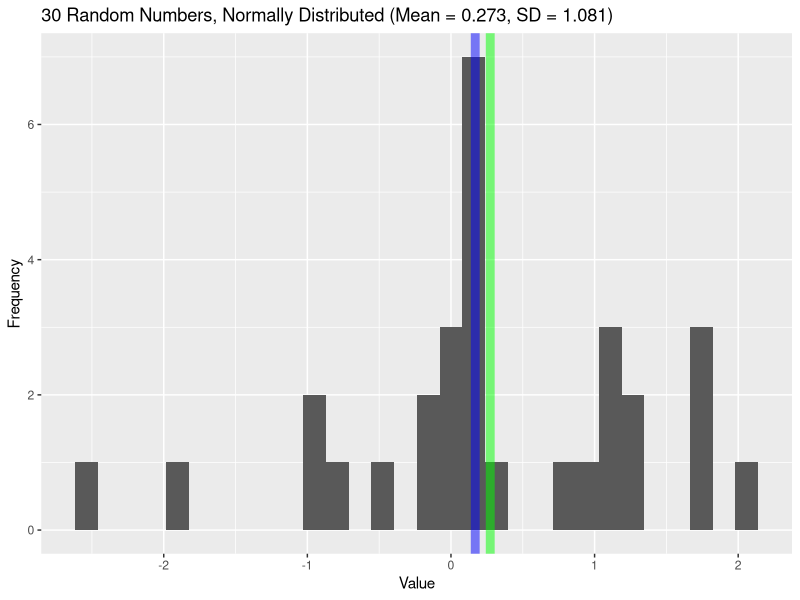
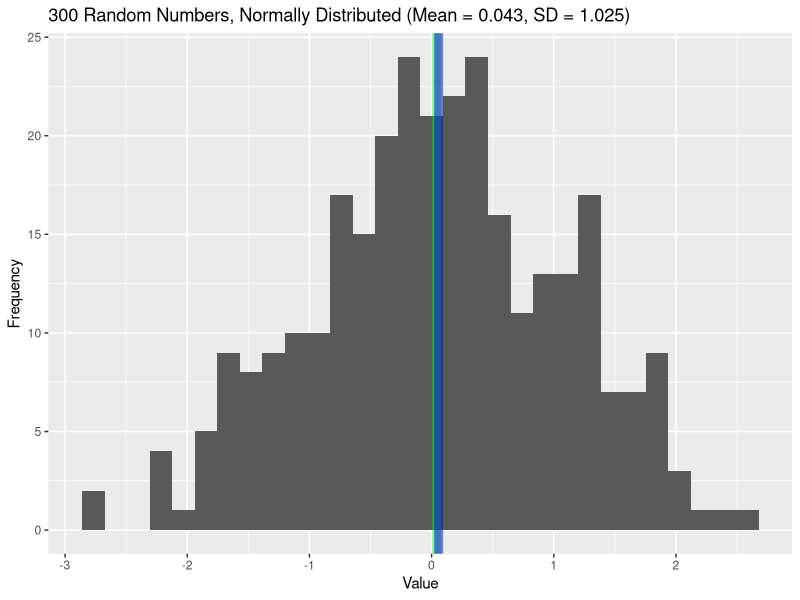
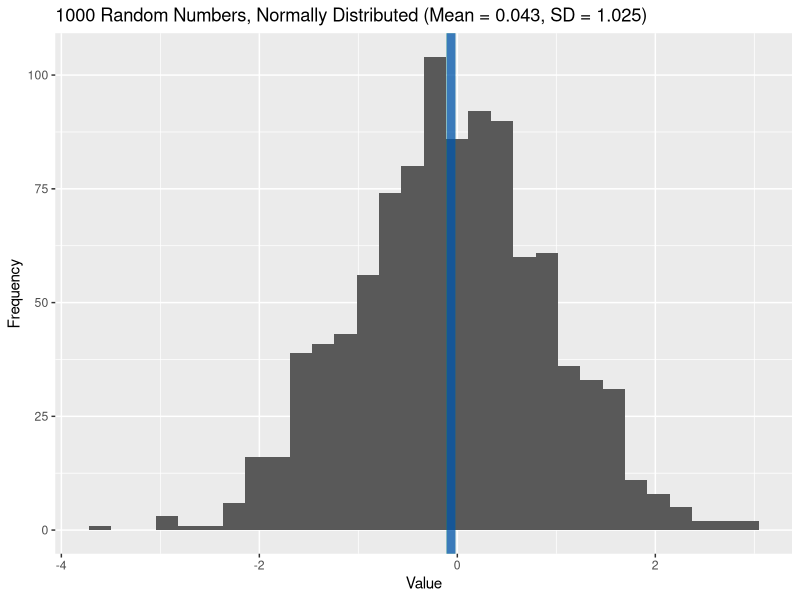
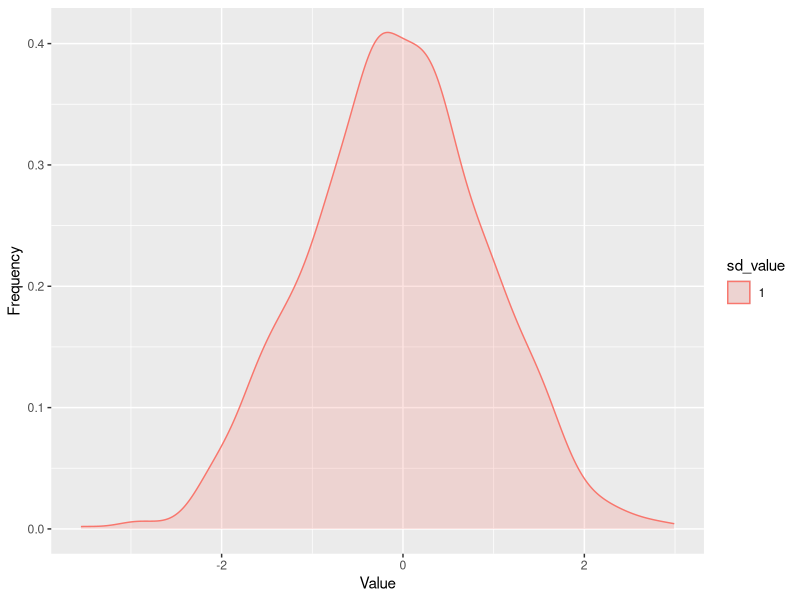
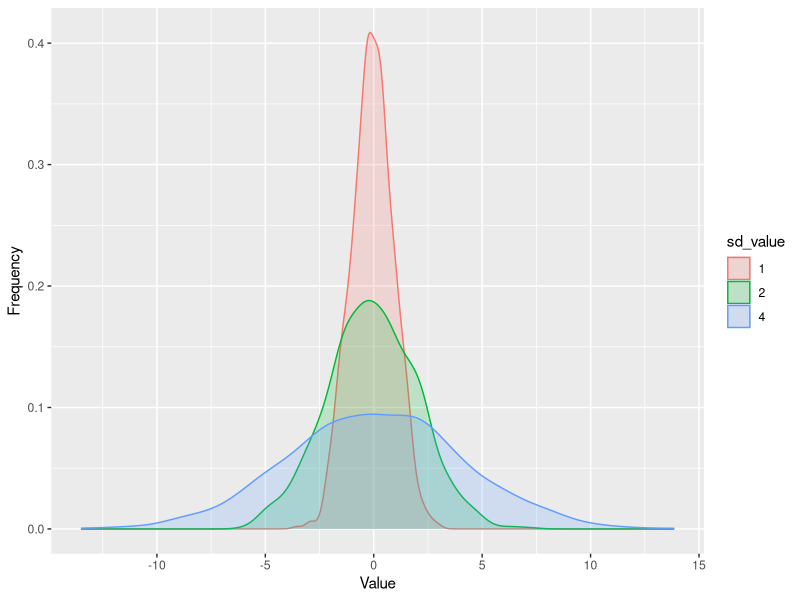
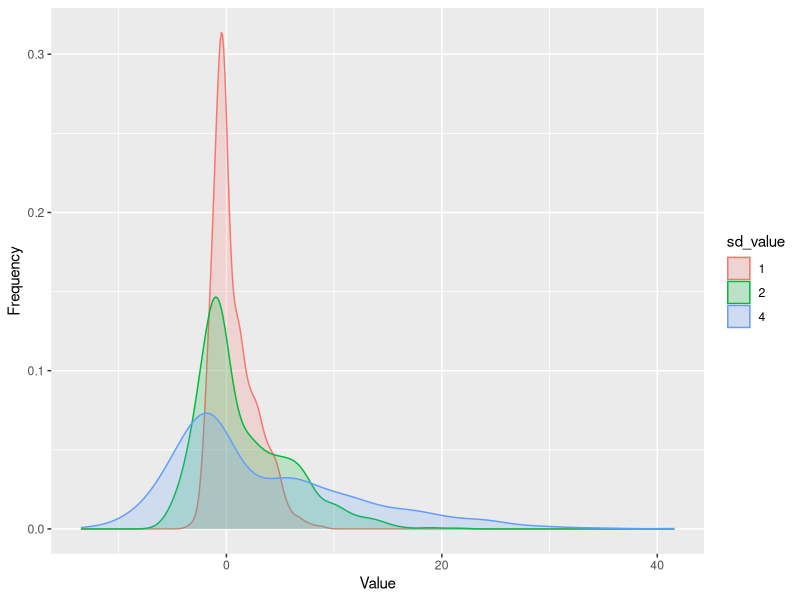
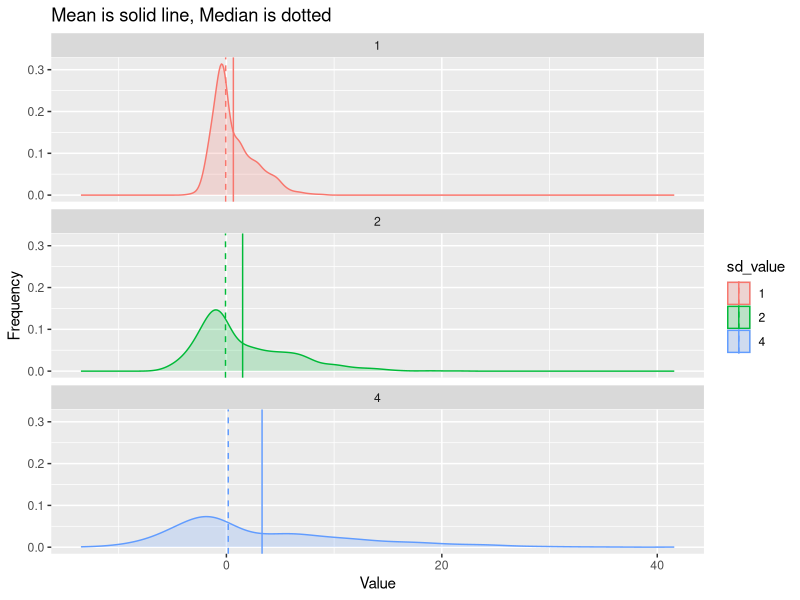
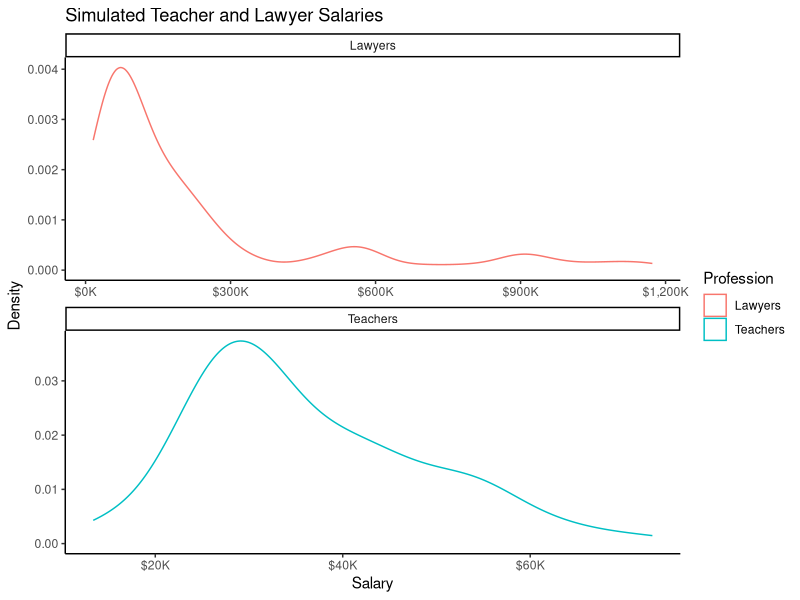

These charts were generated, in order, by the following R code:
# import our libraries
library(tidyverse)
library(glue)

## NORMAL DATA ##

# we're using `n` as a variable to record the number of samples to take
n = 30
# `rnorm` is a function to take samples from a normal distribution
# by default it has a mean of zero and an sd of 1
rnorm(n) # output is a bunch of numbers!

# we can make this easier to work with by making it into a dataframe with the
# `tibble` function
df <- tibble(x = rnorm(n)) # now df is a dataframe with one column, x, and 30 observations

# now that we have our dataframe we can look at some measures of central tendency
# and variability
mean_value = mean(df$x)
median_value = median(df$x)
stdev = sd(df$x)

# with that information, we can plot the data we've collected
# if you wnat to understand how this plot works, it can be worth it to
# run it one line at a time

# we take our data and pipe it to `ggplot`
df %>% ggplot(aes(x))+
  # then we ask ggplot to make a histogram of our data
  geom_histogram()+
  # `geom_vline` adds a vertical line, this one is at our mean value
  geom_vline(xintercept = mean_value, color = 'green', size = 3, alpha = .5)+
  # and another v line at the median, so we can see if they're different
  geom_vline(xintercept = median_value, color = 'blue', size = 3, alpha = .5)+
  # now a title. I'm using the `glue` function to automatically put the right numbers in the title
  ggtitle(glue("{n} Random Numbers, Normally Distributed (Mean = {round(mean_value,3)}, SD = {round(stdev,3)})"))+
  # these lines set my x and y labels
  xlab("Value")+
  ylab("Frequency")

## you should see with only 30 samples, our graph doesn't look very 'bell shaped'
## what do you think will happen if we increase the sample size?


# try  a sample of 300
# we're just changing the n value, everything else is the same as above
n = 300
df <- tibble(x = rnorm(n))
mean_value = mean(df$x)
median_value = median(df$x)
stdev = sd(df$x)

df %>% ggplot(aes(x))+
  geom_histogram()+
  geom_vline(xintercept = mean_value, color = 'green', size = 3, alpha = .5)+
  geom_vline(xintercept = median_value, color = 'blue', size = 3, alpha = .5)+
  ggtitle(glue("{n} Random Numbers, Normally Distributed (Mean = {round(mean_value,3)}, SD = {round(stdev,3)})"))+
  xlab("Value")+
  ylab("Frequency")

# how about 1k?
# now I'm also going to play with the standard deviation
n = 1000 # we'll always have a sample of 1k
# but one sample will have an sd of 1
df <- tibble(sd_value = '1', x = rnorm(n, mean = 0,sd = 1)) %>%
  # the second sample will have an sd of 2
  bind_rows(tibble(sd_value = '2', x = rnorm(n, mean = 0,sd = 2))) %>%
  # and the last sample will have an sd of 4
  bind_rows(tibble(sd_value = '4', x = rnorm(n, mean = 0,sd = 4))) %>%
  # now I'm going to make the mean and sd values part of the dataframe
  # `group_by` lets me do calculations for each group!
  group_by(sd_value) %>%
  # this mutate will make different values, grouping based on `sd_value`
  mutate(sample_mean = mean(x), sample_median = median(x), sample_sd = sd(x)) %>%
  ungroup()


# we can use `filter` to limit the data to the sd of 1
# try adjusting this to look at data with an sd of 2 or 4
df %>% filter(sd_value == '1') %>%
  ggplot(aes(x))+
  geom_histogram()+
  geom_vline(aes(xintercept = sample_mean), color = 'green', size = 3, alpha = .5)+
  geom_vline(aes(xintercept = sample_median), color = 'blue', size = 3, alpha = .5)+
  ggtitle(glue("{n} Random Numbers, Normally Distributed (Mean = {round(mean_value,3)}, SD = {round(stdev,3)})"))+
  xlab("Value")+
  ylab("Frequency")


# similar density plot to what I showed in class
# I've just replaced geom_histogram with geom_density and removed the vlines
# once agian, play around with changing the sd_value here
df %>% filter(sd_value == '1') %>% 
  ggplot(aes(x, group = sd_value, color = sd_value, fill = sd_value))+
  geom_density(alpha = .2)+ # alpha = .2 makes it see-through
  xlab("Value")+
  ylab("Frequency")

# now let's plot all three 
# color = sd_value, fill = sd_value is what let's us color each one
df %>% ggplot(aes(x, group = sd_value, color = sd_value, fill = sd_value))+
  geom_density(alpha = .2)+ # setting alpha = .2 makes all of the curves seethrough
  xlab("Value")+
  ylab("Frequency")


#  look what I'm doing to x in the mutate call!!! Try to figure it out, then ask your TA
df <- df %>% mutate(x2=if_else(x>0,3*x,x)) %>% # what would this do when x = 2? -2? 0?
  group_by(sd_value) %>%
  mutate(sd_mean = mean(x2), sd_median = median(x2)) %>%
  ungroup()

# let's plot these new ones -- all spread out
df %>% ggplot(aes(x2, group = sd_value, color = sd_value, fill = sd_value))+
  geom_density(alpha = .2)+
  xlab("Value")+
  ylab("Frequency")

# get the summary stats
df %>% group_by(sd_value) %>%
  summarise(sd_sd = sd(x2), sd_mean = mean(x2), sd_median = median(x2)) %>%
  mutate(sd_sd = round(sd_sd,3), sd_mean = round(sd_mean,3), sd_median = round(sd_median,3))

# use facet wrap to put each on its own, and geom_vline to add vertical lines
df %>% 
  ggplot(aes(x2, group = sd_value, color = sd_value, fill = sd_value))+
  geom_density(alpha = .2)+
  geom_vline(aes(xintercept = sd_mean, color = sd_value))+
  geom_vline(aes(xintercept = sd_median, color = sd_value), linetype = 2)+
  xlab("Value")+
  ylab("Frequency")+
  facet_wrap(~sd_value, nrow = 3)+
  ggtitle("Mean is solid line, Median is dotted")



# LAWYERS AND TEACHERS
## The above is a basic simulation, but we can use similar methods to create something more 
## complicated

## we'll use this library below, you may have to install it
library(scales)
 
# setting our sample size to 100
n <- 100

# We imagine that both lawyer and teacher salaries are based on four variables:
experience <- runif(n, 0, 40) # uniform distribution -- if you randomly sample a teacher
                              # or lawyer they have an equal chance of having 0, 1, 2, .. 40 years
                              # of experience. Prob not exactly right, but decent approximation
skill <- rnorm(n, mean = 3, sd = 1) # normal distribution: skill is the sum of lots of other 
                                    # random variables, so it's usually normal
connections <- rpois(n,1)           # connections are a count variable, so we use the poisson distribution

school <- exp(rnorm(n, mean = 2)) # the status of the school only matters a lot at the high end, so we exponentiate
                                  # a normal distribution

# Now we create our simulation
inc_data <- tibble(experience, skill, connections, school) %>% # fist we put our four variables in a data frame
  # then we can use our ideas about teachers and lawyers to create formulas to produce the salary
  mutate(Teachers = 5 + 1.1^experience + 5*skill + connections + 0.01*school+ exp(rnorm(n, mean =.5)), # skill and experience matter a lot, connections and school very little
         Lawyers = 0 + 1.2^experience + 5*skill + 20*connections + school + exp(rnorm(n, mean =1))) # skill and experience still matter, but connections and school matter more
# note that we had random noise (error) at the end of each row to account for 'unobserved' factors. We figure there's more unobserved for lawyers than teachers
# so we make the average higher there. We also exponentiate the noise because salaries are often unbalanced and right skewed.

# now we can plot
inc_data %>%
  # this adjusts the format of our data to make plotting easier
  pivot_longer(c(Teachers, Lawyers), names_to = 'Profession') %>%
  # our basic plotting line
  ggplot(aes(value, color = Profession))+
  # a density plot like we used above to compare distributions (cuz we're doing that agian)
  geom_density()+
  # This is a nice way to automatically label our scale, since it's in thousands of dollars
  scale_x_continuous(labels = dollar_format(prefix="$", suffix = "K"))+
  # we'll put the plots next to each other and set scales='free' so that they'll have different axes scales
  facet_wrap(~Profession, scales = 'free', nrow = 2)+
  # add title and labels
  ggtitle("Simulated Teacher and Lawyer Salaries")+
  ylab('Density')+
  xlab('Salary')+
  # makes a nice simple plot with no grid lines
  theme_classic()

## Interpret the plots: what looks to be the mean and median for teachers and lawyers?

# a version of the plot just for teachers
inc_data %>%
  ggplot(aes(Teachers))+
  geom_density(color = 'Purple')+
  geom_vline(xintercept = median(inc_data$Teachers), color = 'purple', linetype = 2)+
  geom_vline(xintercept = mean(inc_data$Teachers), color = 'purple', linetype = 3)+
  scale_x_continuous(labels = scales::dollar_format(prefix="$", suffix = "K"))+
  ggtitle("Simulated Teacher Salaries")+
  ylab('Density')+
  xlab('Salary')+
  theme_classic()

# the line below will save the last plot as .png image
# you might have to make a 'plots' directory inside your working directory
ggsave(glue('plots/teachers_lines.png'), width = 5, height = 4)

# a version just for lawyers
inc_data %>%
  ggplot(aes(Lawyers))+
  geom_density(color = 'green')+
  scale_x_continuous(labels = scales::dollar_format(prefix="$", suffix = "K"))+
  ggtitle("Simulated Lawyers Salaries")+
  geom_vline(xintercept = median(inc_data$Lawyers), color = 'darkgreen', linetype = 2)+
  geom_vline(xintercept = mean(inc_data$Lawyers), color = 'green', linetype = 2)+
  ylab('Density')+
  xlab('Salary')+
  theme_classic()
ggsave(glue('plots/lawyers_lines.png'), width = 5, height = 4)

